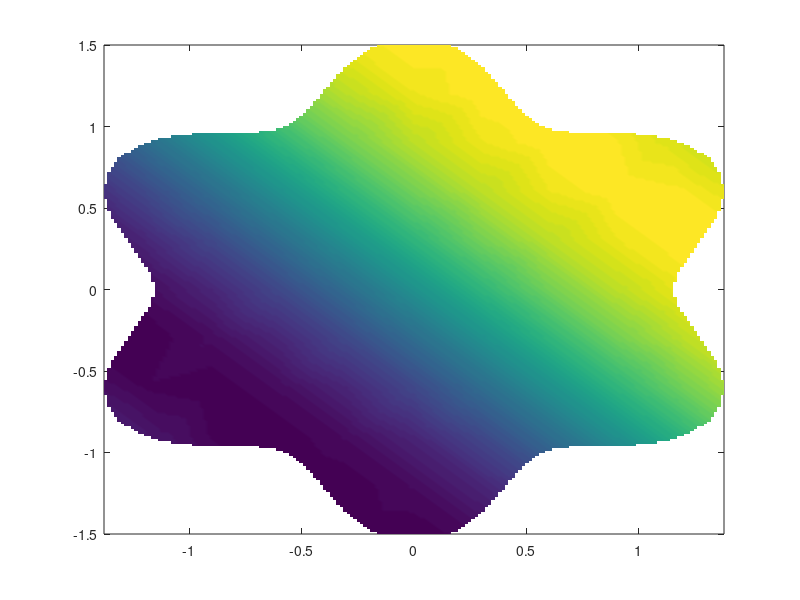

Source code (MATLAB):
clear 
clc
format shorte
close all
tic
%%
a = -1.5; b = 1.5;
N = 10;
c = 0.5;
h = (b-a)/N;
n=6;
[x,y]=meshgrid(a:h:b);
[teta,r]=cart2pol(x,y);
xd=[];yd=[];p=0;q=0;
t=0:pi/40:2*pi-pi/40;
xb=(1/(n^2)).*(1+2.*n+n.^2-(n+1).*cos(n.*t)).*cos(t);
yb=(1/(n^2)).*(1+2.*n+n.^2-(n+1).*cos(n.*t)).*sin(t);
for i=1:length(teta)*length(r)
    if (r(i)*cos(teta(i)))^2+(r(i)*sin(teta(i)))^2<((1/(n^2))*(1+2*n+n^2-(n+1)*cos(n.*teta(i))))^2-0.001
        p=p+1;
        xd(p)=r(i)*cos(teta(i));
        yd(p)=r(i)*sin(teta(i));
    end
end
%%
T = 1;
tau = 1e-3;
M = T/tau;
t = 0:tau:T;
%%
u = @(x,y,t) exp(t).*sin(x+y);
f = @(x,y,t) 3.*exp(t).*sin(x+y);
%%
X = [xb';xd'];
Y = [yb';yd'];
NB = length(xb);
NI = length(xd);
N = NB + NI;
%%
phi = @(r) exp(-c^2.*r.^2);
dxphi = @(r,rx) -2*c^2*rx.*exp(-c^2.*r.^2);
dxxphi = @(r,rx) (-2*c^2+4*c^4.*rx.^2).*exp(-c^2.*r.^2);

dyphi = @(r,ry) -2*c^2*ry.*exp(-c^2.*r.^2);
dyyphi = @(r,ry) (-2*c^2+4*c^4.*ry.^2).*exp(-c^2.*r.^2);

r = sqrt( (X-X').^2 + (Y-Y').^2 );
rx = X-X';
ry = Y-Y';
%% 
A = phi(r);
Axx = dxxphi(r,rx);
Ayy = dyyphi(r,ry);

A_left  =  A - 0.5*tau.*(Axx+Ayy);
A_right =  A + 0.5*tau.*(Axx+Ayy);
%%
A_left(1:NB,:) = A(1:NB,:);

lambda = pinv(A)*u(X,Y,0);
for n=1:M
    t = (n-0.5)*tau;
    F = A_right*lambda + tau*f(X,Y,t);
    F(1:NB) = u(X(1:NB),Y(1:NB),n*tau);
    lambda = pinv(A_left)*F;
end
norm(A*lambda-u(X,Y,T),inf)
% hold on
% plot3(X,Y,A*lambda,'o')
Uap = A*lambda;

%%
a = -1.5; b = 1.5;
N = 200;
c = 0.5;
h = (b-a)/N;
n=6;
[x,y]=meshgrid(a:h:b);
[teta,r]=cart2pol(x,y);
xd=[];yd=[];p=0;q=0;
for i=1:length(teta)
    for j=1:length(r)
        if (r(i,j)*cos(teta(i,j)))^2+(r(i,j)*sin(teta(i,j)))^2<=((1/(n^2))*(1+2*n+n^2-(n+1)*cos(n.*teta(i,j))))^2
            xd(i,j)=r(i,j)*cos(teta(i,j));
            yd(i,j)=r(i,j)*sin(teta(i,j));
        else
            xd(i,j) = NaN;
            yd(i,j) = NaN;
        end
    end
end

Z = griddata(X,Y,Uap,xd,yd);
pcolor(xd,yd,Z), shading interp
